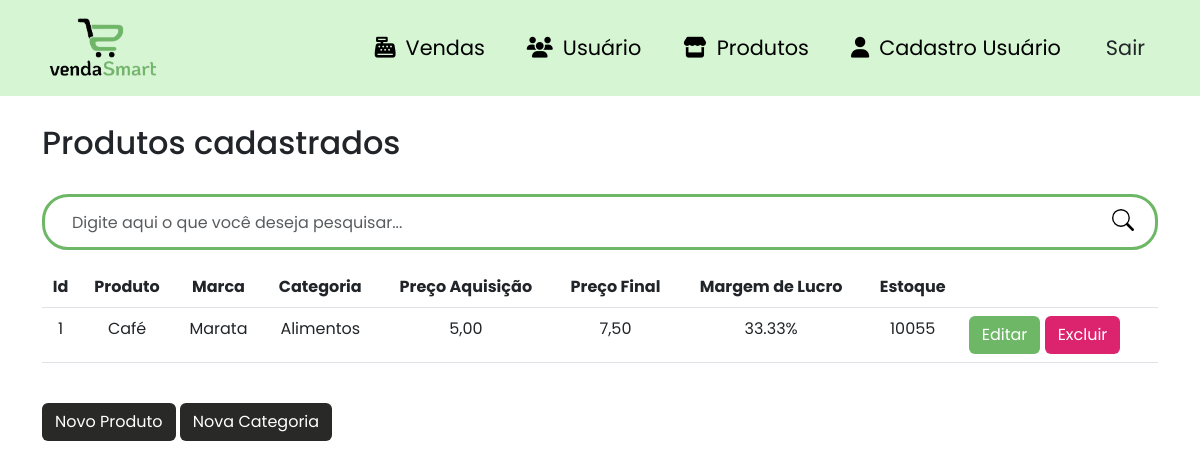
Before: /produtos (signed in) with the older database file.
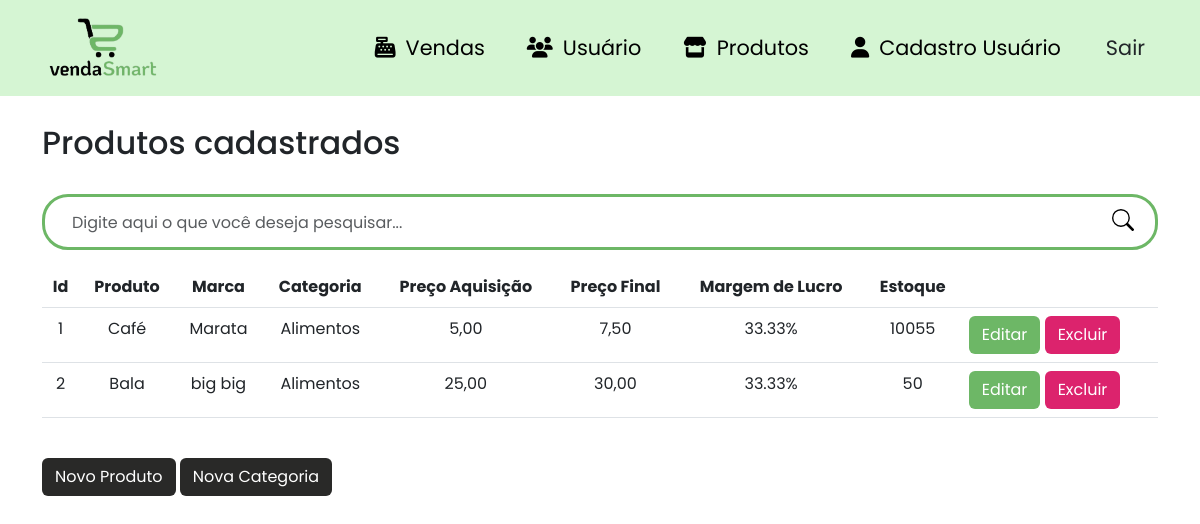
After: the same page with the newer database file.
### site_atividade/models/__init__.py (models this page shows, shortened)
class Produtos(database.Model):
    id_produtos = database.Column(database.Integer, primary_key=True)
    produto = database.Column(database.String, nullable=False)
    marca = database.Column(database.String, nullable=False)
    preco_aquisicao = database.Column(database.Float, nullable=False)
    preco = database.Column(database.Float, nullable=False)
    estoque = database.Column(database.Integer, nullable=False)
    margem_lucro = database.Column(database.Float, nullable=True)
    categoria_fk = database.Column(database.Integer, database.ForeignKey('categoria.id_categoria'), nullable=False)
    venda = database.relationship('Venda', backref='produto')

class Categoria(database.Model):
    id_categoria = database.Column(database.Integer, primary_key=True)
    categoria = database.Column(database.String, nullable=False)
    produtos = database.relationship('Produtos', backref='categoria', lazy=True)

### site_atividade/routers/__init__.py (the view)
@app.route("/produtos")
@login_required
def produtos():
    search_term = request.args.get('search')
    if search_term:
        produtos = Produtos.query.filter(Produtos.produto.ilike(f'%{search_term}%')).all()
    else:
        produtos = Produtos.query.all()
    categorias = Categoria.query.all()  # Obter todas as categorias
    return render_template('lista_produto.html', produtos=produtos, categorias=categorias)

### site_atividade/models/__init__.py (called while the page is built)
@login_manager.user_loader
def load_usuario(id_usuario):
    return Usuario.query.get(int(id_usuario))

### site_atividade/templates/lista_produto.html (shortened to what this page needs)
{% extends 'base.html' %}
{% block body %}
        <div class="container theme-showcase" role="main">
            <br>
            <div class="page-header">
                <h2 class="box-title col-md-12">Produtos cadastrados</h2>
            </div>
            <br>
            <div class="search-box">
                <form class="form-search" action="{{ url_for('produtos') }}" method="GET">
                    <div class="input-group form-group-search">
                        <input type="text" class="form-control form-control-search" placeholder="Digite aqui o que você deseja pesquisar..." id="search-input" name="search">
                        <span class="input-group-btn">
                            <button class="btn-search type="submit"></button>
                        </span>
                    </div>
                </form>
            </div>
            <div class="list-product">
                <table class="table table-hover scrollable-table">
                    <thead>
                        <tr>
                            <th class="text-center">Id</th>
                            <th class="text-center">Produto</th>
                            <th class="text-center">Marca</th>
                            <th class="text-center">Categoria</th>
                            <th class="text-center">Preço Aquisição</th>
                            <th class="text-center">Preço Final</th>
                            <th class="text-center">Margem de Lucro</th>
                            <th class="text-center">Estoque</th>
                            <th> </th>
                        </tr>
                    </thead>
                    <tbody>
                    {% for produto in produtos %}
                        <tr data-href="#">
                           </td> <td class="text-center"> {{ produto.id_produtos }} </td>
                            <td class="text-center">{{ produto.produto }}</td>
                            <td class="text-center">{{ produto.marca }}</td>
                            <td class="text-center">{{ produto.categoria.categoria }}</td>
                            <td class="text-center">{{ "{:.2f}".format(produto.preco_aquisicao).replace('.', ',') }}</td>
                            <td class="text-center">{{ "{:.2f}".format(produto.preco).replace('.', ',') }}</td>
                            <td class="text-center">{{ "{:.2f}%".format(produto.margem_lucro) }}</td>
                            <td class="text-center">{{ produto.estoque }}</td>
                            <td class="btn-edit-delete text-right">
                                <a class="btn btn-color1 text-white" data-toggle="modal" data-target="#editProdutoModal{{ produto.id_produtos }}">Editar</a>
                                <a class="btn btn-color2 text-white" data-toggle="modal" data-target="#deleteProdutoModal{{ produto.id_produtos }}">Excluir</a>
                            </td>
                        </tr>
                    {% endfor %}
                    </tbody>
                </table>
            </div>
            <br>
            <div class="pull-right">
                <button type="button" class="btn btn-color3" data-toggle="modal" data-target="#addProdutoModal">
                    Novo Produto
                </button>
                <button type="button" class="btn btn-color3" data-toggle="modal" data-target="#addCategoriaModal">
                    Nova Categoria
                </button>
            </div>
{% endblock %}

Changed rows visible on the page:
added Produtos: id_produtos "2", produto "Bala", marca "big big", categoria.categoria "Alimentos", preco_aquisicao "25,00", preco "30,00", margem_lucro "33.33%", estoque "50"
